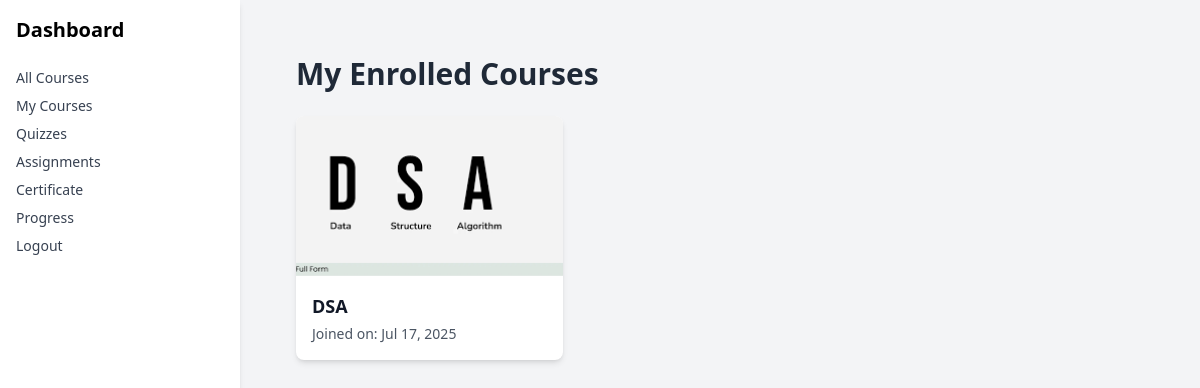
/student/dashboard/ (signed in), run on the app's committed database.
### lms/models.py (models this page shows, shortened)
class Enrollment(models.Model):
    student = models.ForeignKey(User, on_delete=models.CASCADE)
    course = models.ForeignKey(Course, on_delete=models.CASCADE)
    enrolled_at = models.DateTimeField(auto_now_add=True)
    class Meta:
        unique_together = ('student', 'course')  # prevents double enrollment

class Course(models.Model):
    teacher = models.ForeignKey(User, on_delete=models.CASCADE)
    title = models.CharField(max_length=200)
    thumbnail = models.ImageField(upload_to='course_thumbnails/')
    description = models.TextField()
    created_at = models.DateTimeField(auto_now_add=True)
    duration = models.CharField(max_length=100)
    learners = models.PositiveIntegerField(default=0)
    original_price = models.DecimalField(max_digits=6, decimal_places=2, null=True, blank=True)
    discount_price = models.DecimalField(max_digits=6, decimal_places=2, null=True, blank=True)
    status = models.CharField(max_length=20, choices=(('published', 'Published'), ('draft', 'Draft'), ('pending', 'Pending')), default='draft')

### lms/views.py (the view)
# urls.py: path('student/dashboard/', StudentDashboardView.as_view(), name='student_dashboard'),
class StudentDashboardView(LoginRequiredMixin, View):
    def get(self, request):
        enrollments = Enrollment.objects.filter(student=request.user).select_related('course')
        return render(request, 'lms/student_dashboard.html', {
            'enrollments': enrollments
        })

### lms/templates/lms/student_dashboard.html (shortened to what this page needs)
{% extends 'lms/base.html' %}
{% block content %}
<div class="max-w-7xl mx-auto px-4 sm:px-6 lg:px-8 py-8">
    <h2 class="text-3xl font-bold text-gray-800 mb-6">My Enrolled Courses</h2>
    {% if enrollments %}
    <div class="grid grid-cols-1 sm:grid-cols-2 lg:grid-cols-3 gap-6">
        {% for enrollment in enrollments %}
        <a href="{% url 'course_detail' enrollment.course.id %}" class="block group">
            <div class="bg-white rounded-lg shadow-md overflow-hidden hover:shadow-lg transition duration-300">
                {% if enrollment.course.thumbnail %}
                    <img src="{{ enrollment.course.thumbnail.url }}" alt="{{ enrollment.course.title }}"
                        class="w-full h-40 object-cover group-hover:scale-105 transition-transform duration-300" />
                {% else %}
                    <div class="w-full h-40 bg-gray-200 flex items-center justify-center text-gray-500">
                        No Thumbnail
                    </div>
                {% endif %}
                <div class="p-4">
                    <h3 class="text-lg font-semibold text-gray-900 group-hover:text-blue-600">
                        {{ enrollment.course.title }}
                    </h3>
                    <p class="text-sm text-gray-600 mt-1">
                        Joined on: {{ enrollment.enrolled_at|date:"M d, Y" }}
                    </p>
                </div>
            </div>
        </a>
        {% endfor %}
    </div>
    {% else %}
    <div class="bg-yellow-50 border-l-4 border-yellow-400 text-yellow-700 p-4 rounded">
        <p>You haven't enrolled in any courses yet.</p>
    </div>
    {% endif %}
</div>
{% endblock %}

### data on the page
Enrollment: course.thumbnail (picture), course "DSA", enrolled_at "Jul 17, 2025"
